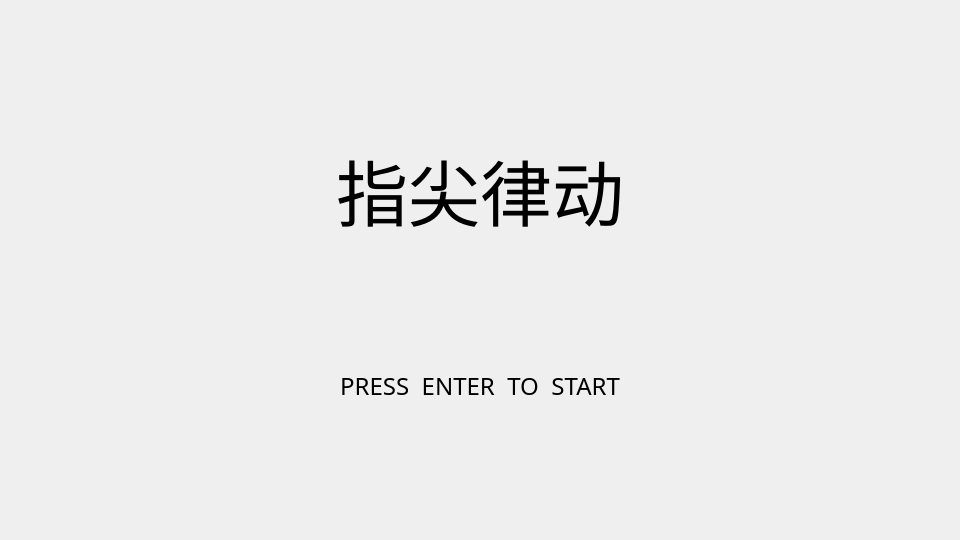
<?xml version="1.0" encoding="UTF-8"?>
<ui version="4.0">
 <class>StartWindowClass</class>
 <widget class="QWidget" name="StartWindowClass">
  <property name="geometry">
   <rect>
    <x>0</x>
    <y>0</y>
    <width>960</width>
    <height>540</height>
   </rect>
  </property>
  <property name="sizePolicy">
   <sizepolicy hsizetype="Fixed" vsizetype="Fixed">
    <horstretch>0</horstretch>
    <verstretch>0</verstretch>
   </sizepolicy>
  </property>
  <property name="minimumSize">
   <size>
    <width>960</width>
    <height>540</height>
   </size>
  </property>
  <property name="maximumSize">
   <size>
    <width>960</width>
    <height>540</height>
   </size>
  </property>
  <property name="windowTitle">
   <string>StartWindow</string>
  </property>
  <layout class="QVBoxLayout" name="mainLayout">
   <property name="spacing">
    <number>0</number>
   </property>
   <property name="leftMargin">
    <number>0</number>
   </property>
   <property name="topMargin">
    <number>0</number>
   </property>
   <property name="rightMargin">
    <number>0</number>
   </property>
   <property name="bottomMargin">
    <number>0</number>
   </property>
   <item>
    <widget class="QLabel" name="label_2">
     <property name="sizePolicy">
      <sizepolicy hsizetype="Expanding" vsizetype="Expanding">
       <horstretch>0</horstretch>
       <verstretch>0</verstretch>
      </sizepolicy>
     </property>
     <property name="text">
      <string/>
     </property>
     <property name="pixmap">
      <pixmap resource="_QMainWindow.qrc">:/_QMainWindow/Start.png</pixmap>
     </property>
     <property name="scaledContents">
      <bool>true</bool>
     </property>
     <property name="alignment">
      <set>Qt::AlignmentFlag::AlignCenter</set>
     </property>
    </widget>
   </item>
  </layout>
  <widget class="QWidget" name="overlayWidget" native="true">
   <property name="geometry">
    <rect>
     <x>0</x>
     <y>0</y>
     <width>960</width>
     <height>540</height>
    </rect>
   </property>
   <property name="styleSheet">
    <string notr="true">background: transparent;</string>
   </property>
   <layout class="QVBoxLayout" name="verticalLayout">
    <property name="spacing">
     <number>40</number>
    </property>
    <property name="leftMargin">
     <number>50</number>
    </property>
    <property name="topMargin">
     <number>50</number>
    </property>
    <property name="rightMargin">
     <number>50</number>
    </property>
    <property name="bottomMargin">
     <number>50</number>
    </property>
    <item>
     <spacer name="topSpacer">
      <property name="orientation">
       <enum>Qt::Orientation::Vertical</enum>
      </property>
      <property name="sizeType">
       <enum>QSizePolicy::Policy::Expanding</enum>
      </property>
      <property name="sizeHint" stdset="0">
       <size>
        <width>20</width>
        <height>40</height>
       </size>
      </property>
     </spacer>
    </item>
    <item>
     <widget class="QLabel" name="label_3">
      <property name="sizePolicy">
       <sizepolicy hsizetype="Preferred" vsizetype="Maximum">
        <horstretch>0</horstretch>
        <verstretch>0</verstretch>
       </sizepolicy>
      </property>
      <property name="font">
       <font>
        <family>STXingkai</family>
        <pointsize>54</pointsize>
        <italic>false</italic>
       </font>
      </property>
      <property name="text">
       <string>指尖律动</string>
      </property>
      <property name="alignment">
       <set>Qt::AlignmentFlag::AlignCenter</set>
      </property>
     </widget>
    </item>
    <item>
     <spacer name="middleSpacer">
      <property name="orientation">
       <enum>Qt::Orientation::Vertical</enum>
      </property>
      <property name="sizeType">
       <enum>QSizePolicy::Policy::Expanding</enum>
      </property>
      <property name="sizeHint" stdset="0">
       <size>
        <width>20</width>
        <height>80</height>
       </size>
      </property>
     </spacer>
    </item>
    <item>
     <widget class="QLabel" name="label">
      <property name="sizePolicy">
       <sizepolicy hsizetype="Preferred" vsizetype="Maximum">
        <horstretch>0</horstretch>
        <verstretch>0</verstretch>
       </sizepolicy>
      </property>
      <property name="font">
       <font>
        <family>STHupo</family>
        <pointsize>18</pointsize>
       </font>
      </property>
      <property name="text">
       <string>PRESS  ENTER  TO  START</string>
      </property>
      <property name="alignment">
       <set>Qt::AlignmentFlag::AlignCenter</set>
      </property>
      <property name="indent">
       <number>0</number>
      </property>
     </widget>
    </item>
    <item>
     <spacer name="bottomSpacer">
      <property name="orientation">
       <enum>Qt::Orientation::Vertical</enum>
      </property>
      <property name="sizeType">
       <enum>QSizePolicy::Policy::Expanding</enum>
      </property>
      <property name="sizeHint" stdset="0">
       <size>
        <width>20</width>
        <height>40</height>
       </size>
      </property>
     </spacer>
    </item>
   </layout>
  </widget>
  <zorder>label_2</zorder>
  <zorder>overlayWidget</zorder>
 </widget>
 <layoutdefault spacing="6" margin="11"/>
 <resources>
  <include location="_QMainWindow.qrc"/>
 </resources>
 <connections/>
</ui>
